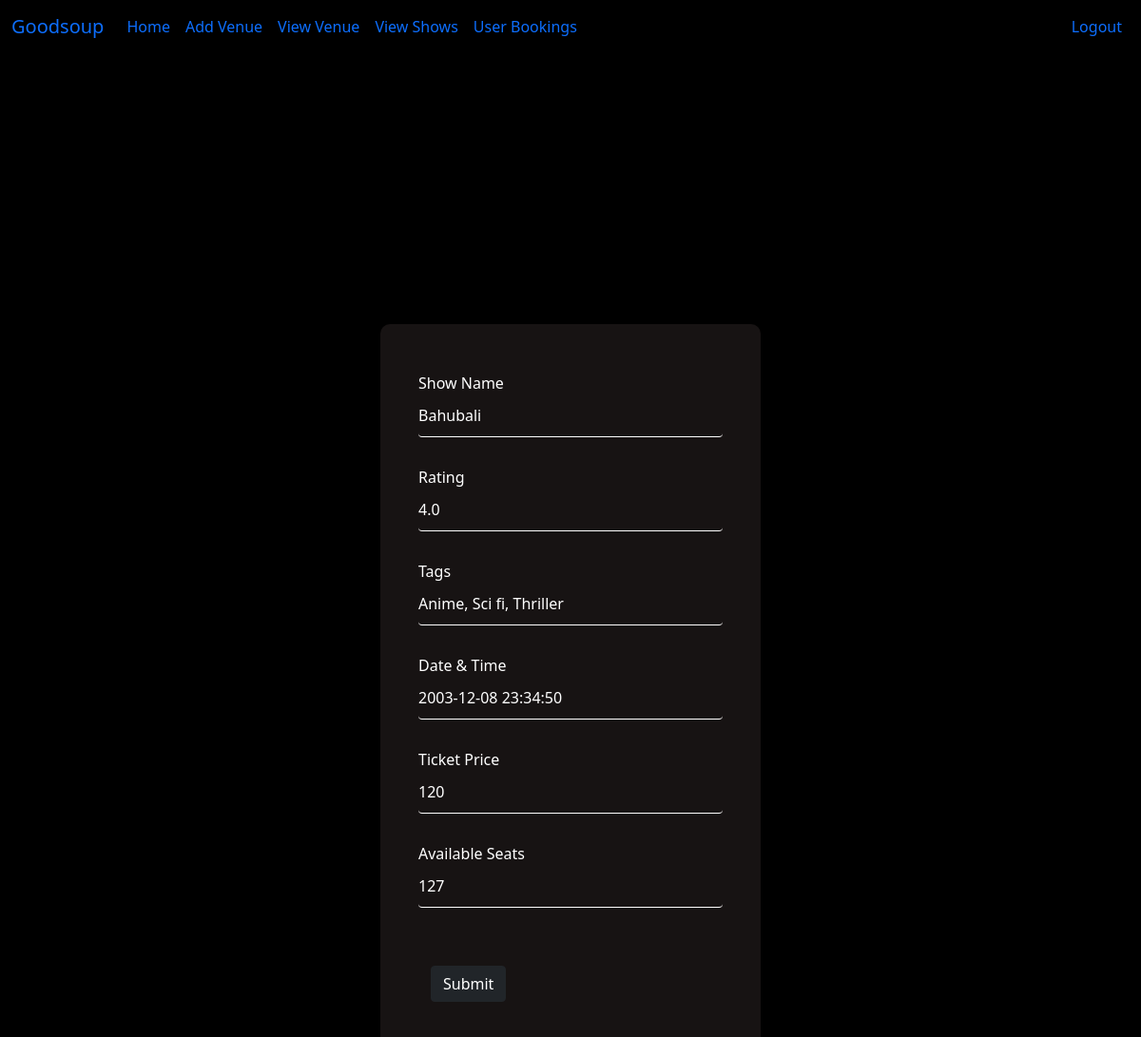
/updateshow/1 (signed in), run on the app's committed database.
### database.py (models this page shows)
class Show(db.Model):
    id = db.Column(db.Integer, primary_key=True)
    venue_id = db.Column(db.Integer, db.ForeignKey('venue.id'))
    name = db.Column(db.String(255), nullable=False)
    rating = db.Column(db.Float, nullable=False)
    rating = Column(Float,CheckConstraint('rating >= 0 AND rating <= 10'))
    tags = db.Column(db.String(255),nullable=False)
    show_timing = db.Column(db.DateTime,nullable=False)
    ticket_price = db.Column(db.Integer,nullable=False)
    available_seats=db.Column(db.Integer,nullable=False)
    date_added = db.Column(db.DateTime, default=datetime.utcnow(),nullable=False)

### admin.py (the view, shortened to what this page needs)
@app.route('/updateshow/<int:id>',methods=['POST','GET'])
@login_required
def updateshow(id):
    form = ShowForm()
    show_to_update = Show.query.get_or_404(id)
    return render_template("updateshow.html", form=form, show_to_update=show_to_update)

### forms.py
class ShowForm(FlaskForm):
    show_name = StringField('Show name', validators=[DataRequired()])
    rating = FloatField('Rating', validators=[DataRequired(), NumberRange(min=0, max=10)])
    timing = DateTimeField('Date & Time',validators=[DataRequired()])
    tags = StringField('Tags')
    ticket_price = IntegerField('Ticket Price', validators=[DataRequired()])
    available_seats = IntegerField('Available Seats:',validators=[DataRequired()])
    submit = SubmitField("Add show")

class SearchForm(FlaskForm):
    searched = StringField("Searched", validators=[DataRequired()])
    submit = SubmitField("Search")

### main.py (called while the page is built)
@adminlogin_manager.user_loader
def load_user(admin_id):
    return Admin.query.filter_by(id=int(admin_id)).first()

### user.py (called while the page is built)
@app.context_processor
def user_navbar():
    form = SearchForm()
    return dict(form=form)

### templates/updateshow.html (shortened to what this page needs)
{% extends 'baseadmin.html' %}
{% block content %}
<body style="background: black;">
{% if name %}
  <table class="table">
    <thead>
      <tr>
        <th scope="col">#</th>
        <th scope="col">venue id</th>
        <th scope="col">Show Name</th>
        <th scope="col">Rating</th>
        <th scope="col">tags</th>
        <th scope="col">ticket_price</th>
        <th scope="col">available_seats</th>
      </tr>
    </thead>
    <tbody>
      {% for show in shows %}
      <tr>
        <td>{{ show.id }}</td>
        <td>{{ show.venue_id }}</td>
        <td>{{ show.name }}</td>
        <td>{{ show.rating }}</td>
        <td>{{ show.show_timing }}</td>
        <td>{{ show.tags }}</td>
        <td>{{ show.ticket_price }}</td>
        <td>{{ show.available_seats }}</td>
        <td><a href="{{ url_for('updateshow',id=show.id) }}"><button type="button" class="btn btn-info">Edit</button></a></td>
        <td><a href="{{ url_for('deleteshow',id=show.id) }}"><button type="button" class="btn btn-danger">Delete</button></a></td>
      </tr>
      {% endfor %}
    </tbody>
  </table>
{% else %}
  <form action="{{ url_for('updateshow',id=show_to_update.id) }}" method="POST" >
    <div class="login-box" style="margin-top: 175px;">
      <div class="user-box" style="margin-top: 34px">
  <label for="show_name" class="form-label" style="margin-top: -34px">Show Name</label>
  <input type="text" name="show_name" id="show_name" class="form-control" value="{{ show_to_update.name }}">
  </div>
  <br>
  <div class="user-box">
  <label for="rating" class="form-label" style="margin-top: -34px">Rating</label>
  <input type="number" name="rating" id="rating" class="form-control" value="{{ show_to_update.rating }}">
  </div>
  <br>
  <div class="user-box">
  <label for="tags" class="form-label" style="margin-top: -34px">Tags</label>
  <input type="text" name="tags" id="tags" class="form-control" value="{{ show_to_update.tags }}">
  </div>
  <br>
  <div class="user-box">
  <label for="timing" class="form-label" style="margin-top: -34px">{{ form.timing.label.text }}</label>
  <input type="text" name="timing" id="timing" class="form-control" value="{{ show_to_update.show_timing }}">
  </div>
  <br>
  <div class="user-box">
  <label for="ticket_price" class="form-label" style="margin-top: -34px">Ticket Price</label>
  <input type="number" name="ticket_price" id="ticket_price" class="form-control" value="{{ show_to_update.ticket_price }}">
  </div>
  <br>
  <div class="user-box">
  <label for="available_seats" class="form-label" style="margin-top: -34px">Available Seats</label>
  <input type="number" name="available_seats" id="available_seats" class="form-control" value="{{ show_to_update.available_seats }}">
</div>
  <br>
<button class='btn'>
  <input type="submit" value="Submit" class="btn btn-dark" />
</button></form>
{% endif %}
{% endblock %}

### templates/updateshow.html (style rules this page uses)
.login-box { position: absolute; top: 50%; left: 50%; width: 400px; padding: 40px; transform: translate(-50%, -50%); background: rgba(24, 20, 20, 0.987); box-sizing: border-box; box-shadow: 0 15px 25px rgba(0,0,0,.6); border-radius: 10px; }
.login-box .user-box { position: relative; }
.login-box .user-box input { width: 100%; padding: 10px 0; font-size: 16px; color: #fff; margin-bottom: 30px; border: none; border-bottom: 1px solid #fff; outline: none; background: transparent; }
.login-box .user-box label { position: absolute; top: 0; left: 0; padding: 10px 0; font-size: 16px; color: #fff; pointer-events: none; transition: .5s; }

### data on the page
Show: show_name "Bahubali", rating "4.0", tags "Anime, Sci fi, Thriller", timing "2003-12-08 23:34:50", ticket_price "120", available_seats "127"
